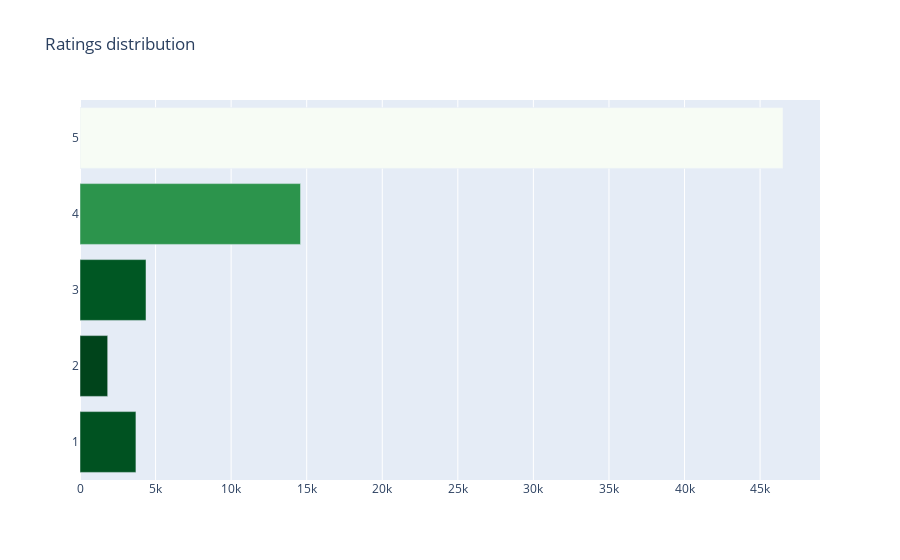

The code cell stored with this chart in its notebook:
### Code cell
cntsrs = df['reviews.rating'].value_counts().head()
trace = go.Bar(
    y = cntsrs.index[::-1],
    x = cntsrs.values[::-1],
    orientation = 'h',
    marker = dict(
        color = cntsrs.values[::-1],
        colorscale = 'Greens',
        reversescale = True
    ),
)

layout = dict(
    title = 'Ratings distribution',
)
data = [trace]
fig = go.Figure(data = data, layout = layout)
py.iplot(fig, filename = "Ratings")

### Figure 1 — Plotly figure (JSON) as saved in the notebook; plotly's stock layout.template omitted (floating-point values rounded to 4 significant figures)
{"data": [{"marker": {"color": [1832, 3701, 4367, 14592, 46516], "colorscale": [[0, "rgb(247,252,245)"], [0.125, "rgb(229,245,224)"], [0.25, "rgb(199,233,192)"], [0.375, "rgb(161,217,155)"], [0.5, "rgb(116,196,118)"], [0.625, "rgb(65,171,93)"], [0.75, "rgb(35,139,69)"], [0.875, "rgb(0,109,44)"], [1, "rgb(0,68,27)"]], "reversescale": true}, "orientation": "h", "type": "bar", "x": [1832, 3701, 4367, 14592, 46516], "y": [2, 1, 3, 4, 5]}], "layout": {"title": {"text": "Ratings distribution"}}}
